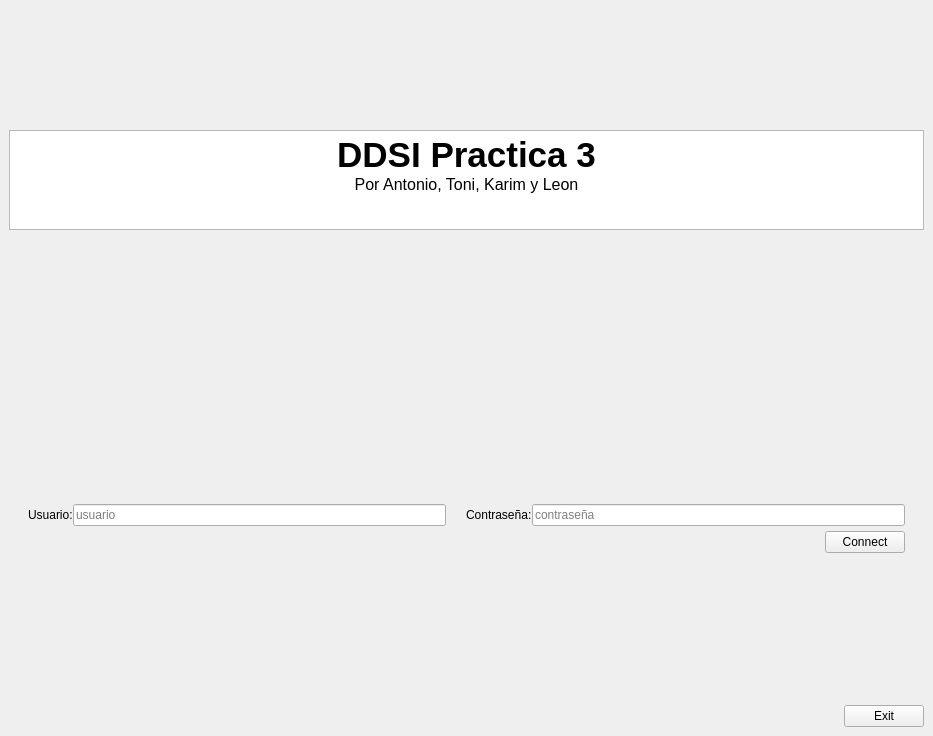
<?xml version="1.0" encoding="UTF-8"?>
<ui version="4.0">
 <class>MainWindow</class>
 <widget class="QMainWindow" name="MainWindow">
  <property name="geometry">
   <rect>
    <x>0</x>
    <y>0</y>
    <width>933</width>
    <height>736</height>
   </rect>
  </property>
  <property name="windowTitle">
   <string>MainWindow</string>
  </property>
  <widget class="QWidget" name="centralwidget">
   <layout class="QVBoxLayout" name="verticalLayout_8">
    <item>
     <layout class="QVBoxLayout" name="verticalLayout">
      <property name="leftMargin">
       <number>0</number>
      </property>
      <item>
       <spacer name="verticalSpacer">
        <property name="orientation">
         <enum>Qt::Vertical</enum>
        </property>
        <property name="sizeType">
         <enum>QSizePolicy::MinimumExpanding</enum>
        </property>
        <property name="sizeHint" stdset="0">
         <size>
          <width>20</width>
          <height>0</height>
         </size>
        </property>
       </spacer>
      </item>
      <item>
       <widget class="QTextBrowser" name="textBrowser">
        <property name="sizePolicy">
         <sizepolicy hsizetype="Expanding" vsizetype="Minimum">
          <horstretch>0</horstretch>
          <verstretch>0</verstretch>
         </sizepolicy>
        </property>
        <property name="minimumSize">
         <size>
          <width>350</width>
          <height>0</height>
         </size>
        </property>
        <property name="maximumSize">
         <size>
          <width>100000</width>
          <height>100</height>
         </size>
        </property>
        <property name="html">
         <string>&lt;!DOCTYPE HTML PUBLIC &quot;-//W3C//DTD HTML 4.0//EN&quot; &quot;http://www.w3.org/TR/REC-html40/strict.dtd&quot;&gt;
&lt;html&gt;&lt;head&gt;&lt;meta name=&quot;qrichtext&quot; content=&quot;1&quot; /&gt;&lt;style type=&quot;text/css&quot;&gt;
p, li { white-space: pre-wrap; }
&lt;/style&gt;&lt;/head&gt;&lt;body style=&quot; font-family:'Cantarell'; font-size:11pt; font-weight:400; font-style:normal;&quot;&gt;
&lt;p align=&quot;center&quot; style=&quot; margin-top:0px; margin-bottom:0px; margin-left:0px; margin-right:0px; -qt-block-indent:0; text-indent:0px;&quot;&gt;&lt;span style=&quot; font-size:26pt; font-weight:600;&quot;&gt;DDSI Practica 3&lt;/span&gt;&lt;/p&gt;
&lt;p align=&quot;center&quot; style=&quot; margin-top:0px; margin-bottom:0px; margin-left:0px; margin-right:0px; -qt-block-indent:0; text-indent:0px;&quot;&gt;&lt;span style=&quot; font-size:12pt;&quot;&gt;Por Antonio, Toni, Karim y Leon&lt;/span&gt;&lt;/p&gt;&lt;/body&gt;&lt;/html&gt;</string>
        </property>
       </widget>
      </item>
      <item>
       <spacer name="verticalSpacer_2">
        <property name="orientation">
         <enum>Qt::Vertical</enum>
        </property>
        <property name="sizeType">
         <enum>QSizePolicy::MinimumExpanding</enum>
        </property>
        <property name="sizeHint" stdset="0">
         <size>
          <width>20</width>
          <height>0</height>
         </size>
        </property>
       </spacer>
      </item>
      <item>
       <widget class="QStackedWidget" name="paginas">
        <property name="currentIndex">
         <number>0</number>
        </property>
        <widget class="QWidget" name="connection_page">
         <layout class="QHBoxLayout" name="horizontalLayout_2">
          <item>
           <layout class="QVBoxLayout" name="verticalLayout_2">
            <property name="spacing">
             <number>0</number>
            </property>
            <property name="leftMargin">
             <number>10</number>
            </property>
            <property name="rightMargin">
             <number>10</number>
            </property>
            <item>
             <spacer name="verticalSpacer_4">
              <property name="orientation">
               <enum>Qt::Vertical</enum>
              </property>
              <property name="sizeHint" stdset="0">
               <size>
                <width>20</width>
                <height>0</height>
               </size>
              </property>
             </spacer>
            </item>
            <item>
             <layout class="QHBoxLayout" name="horizontalLayout_8">
              <item>
               <widget class="QLabel" name="label_5">
                <property name="text">
                 <string>Usuario:</string>
                </property>
               </widget>
              </item>
              <item>
               <widget class="QLineEdit" name="user_input">
                <property name="minimumSize">
                 <size>
                  <width>200</width>
                  <height>0</height>
                 </size>
                </property>
                <property name="placeholderText">
                 <string>usuario</string>
                </property>
               </widget>
              </item>
              <item>
               <spacer name="horizontalSpacer_9">
                <property name="orientation">
                 <enum>Qt::Horizontal</enum>
                </property>
                <property name="sizeType">
                 <enum>QSizePolicy::Minimum</enum>
                </property>
                <property name="sizeHint" stdset="0">
                 <size>
                  <width>20</width>
                  <height>20</height>
                 </size>
                </property>
               </spacer>
              </item>
              <item>
               <widget class="QLabel" name="label_6">
                <property name="text">
                 <string>Contraseña:</string>
                </property>
               </widget>
              </item>
              <item>
               <widget class="QLineEdit" name="password_input">
                <property name="minimumSize">
                 <size>
                  <width>200</width>
                  <height>0</height>
                 </size>
                </property>
                <property name="echoMode">
                 <enum>QLineEdit::Password</enum>
                </property>
                <property name="placeholderText">
                 <string>contraseña</string>
                </property>
               </widget>
              </item>
             </layout>
            </item>
            <item>
             <layout class="QHBoxLayout" name="horizontalLayout_6">
              <property name="topMargin">
               <number>5</number>
              </property>
              <item>
               <spacer name="horizontalSpacer_10">
                <property name="orientation">
                 <enum>Qt::Horizontal</enum>
                </property>
                <property name="sizeHint" stdset="0">
                 <size>
                  <width>274</width>
                  <height>20</height>
                 </size>
                </property>
               </spacer>
              </item>
              <item>
               <widget class="QPushButton" name="connect_btn">
                <property name="text">
                 <string>Connect</string>
                </property>
               </widget>
              </item>
             </layout>
            </item>
            <item>
             <spacer name="verticalSpacer_5">
              <property name="orientation">
               <enum>Qt::Vertical</enum>
              </property>
              <property name="sizeHint" stdset="0">
               <size>
                <width>20</width>
                <height>0</height>
               </size>
              </property>
             </spacer>
            </item>
           </layout>
          </item>
         </layout>
        </widget>
        <widget class="QWidget" name="tablas_page">
         <layout class="QVBoxLayout" name="verticalLayout_9">
          <item>
           <widget class="QTabWidget" name="tablas_tabs">
            <property name="cursor">
             <cursorShape>ArrowCursor</cursorShape>
            </property>
            <property name="currentIndex">
             <number>3</number>
            </property>
            <widget class="QWidget" name="tab_usuario">
             <property name="sizePolicy">
              <sizepolicy hsizetype="Preferred" vsizetype="Preferred">
               <horstretch>0</horstretch>
               <verstretch>0</verstretch>
              </sizepolicy>
             </property>
             <attribute name="title">
              <string>Usuarios</string>
             </attribute>
             <layout class="QVBoxLayout" name="verticalLayout_3">
              <item>
               <widget class="QTableWidget" name="table_usuario">
                <property name="sortingEnabled">
                 <bool>false</bool>
                </property>
                <attribute name="horizontalHeaderCascadingSectionResizes">
                 <bool>false</bool>
                </attribute>
                <attribute name="horizontalHeaderMinimumSectionSize">
                 <number>120</number>
                </attribute>
                <column>
                 <property name="text">
                  <string>DNI</string>
                 </property>
                </column>
                <column>
                 <property name="text">
                  <string>Nombre</string>
                 </property>
                </column>
                <column>
                 <property name="text">
                  <string>Dirección</string>
                 </property>
                </column>
                <column>
                 <property name="text">
                  <string>Teléfono</string>
                 </property>
                </column>
                <column>
                 <property name="text">
                  <string>Correo</string>
                 </property>
                </column>
                <column>
                 <property name="text">
                  <string>Correo UGR</string>
                 </property>
                </column>
                <column>
                 <property name="text">
                  <string>Despacho</string>
                 </property>
                </column>
               </widget>
              </item>
              <item>
               <layout class="QHBoxLayout" name="horizontalLayout_3">
                <item>
                 <widget class="QLineEdit" name="usu_DNI_in">
                  <property name="text">
                   <string/>
                  </property>
                  <property name="alignment">
                   <set>Qt::AlignRight|Qt::AlignTrailing|Qt::AlignVCenter</set>
                  </property>
                  <property name="placeholderText">
                   <string>DNI</string>
                  </property>
                 </widget>
                </item>
                <item>
                 <spacer name="horizontalSpacer">
                  <property name="orientation">
                   <enum>Qt::Horizontal</enum>
                  </property>
                  <property name="sizeType">
                   <enum>QSizePolicy::Maximum</enum>
                  </property>
                  <property name="sizeHint" stdset="0">
                   <size>
                    <width>5</width>
                    <height>20</height>
                   </size>
                  </property>
                 </spacer>
                </item>
                <item>
                 <widget class="QLineEdit" name="usu_nom_in">
                  <property name="text">
                   <string/>
                  </property>
                  <property name="alignment">
                   <set>Qt::AlignRight|Qt::AlignTrailing|Qt::AlignVCenter</set>
                  </property>
                  <property name="placeholderText">
                   <string>Nombre</string>
                  </property>
                 </widget>
                </item>
                <item>
                 <spacer name="horizontalSpacer_2">
                  <property name="orientation">
                   <enum>Qt::Horizontal</enum>
                  </property>
                  <property name="sizeType">
                   <enum>QSizePolicy::Minimum</enum>
                  </property>
                  <property name="sizeHint" stdset="0">
                   <size>
                    <width>5</width>
                    <height>20</height>
                   </size>
                  </property>
                 </spacer>
                </item>
                <item>
                 <widget class="QLineEdit" name="usu_dir_in">
                  <property name="text">
                   <string/>
                  </property>
                  <property name="alignment">
                   <set>Qt::AlignRight|Qt::AlignTrailing|Qt::AlignVCenter</set>
                  </property>
                  <property name="placeholderText">
                   <string>Dirección</string>
                  </property>
                 </widget>
                </item>
                <item>
                 <spacer name="horizontalSpacer_3">
                  <property name="orientation">
                   <enum>Qt::Horizontal</enum>
                  </property>
                  <property name="sizeType">
                   <enum>QSizePolicy::Minimum</enum>
                  </property>
                  <property name="sizeHint" stdset="0">
                   <size>
                    <width>5</width>
                    <height>20</height>
                   </size>
                  </property>
                 </spacer>
                </item>
                <item>
                 <widget class="QLineEdit" name="usu_tel_in">
                  <property name="text">
                   <string/>
                  </property>
                  <property name="alignment">
                   <set>Qt::AlignRight|Qt::AlignTrailing|Qt::AlignVCenter</set>
                  </property>
                  <property name="placeholderText">
                   <string>Teléfono</string>
                  </property>
                 </widget>
                </item>
                <item>
                 <spacer name="horizontalSpacer_7">
                  <property name="orientation">
                   <enum>Qt::Horizontal</enum>
                  </property>
                  <property name="sizeType">
                   <enum>QSizePolicy::Minimum</enum>
                  </property>
                  <property name="sizeHint" stdset="0">
                   <size>
                    <width>5</width>
                    <height>20</height>
                   </size>
                  </property>
                 </spacer>
                </item>
                <item>
                 <widget class="QLineEdit" name="usu_corr_in">
                  <property name="text">
                   <string/>
                  </property>
                  <property name="alignment">
                   <set>Qt::AlignRight|Qt::AlignTrailing|Qt::AlignVCenter</set>
                  </property>
                  <property name="placeholderText">
                   <string>Correo</string>
                  </property>
                 </widget>
                </item>
                <item>
                 <spacer name="horizontalSpacer_8">
                  <property name="orientation">
                   <enum>Qt::Horizontal</enum>
                  </property>
                  <property name="sizeType">
                   <enum>QSizePolicy::Minimum</enum>
                  </property>
                  <property name="sizeHint" stdset="0">
                   <size>
                    <width>5</width>
                    <height>20</height>
                   </size>
                  </property>
                 </spacer>
                </item>
                <item>
                 <widget class="QLineEdit" name="usu_corr_ugr_in">
                  <property name="text">
                   <string/>
                  </property>
                  <property name="alignment">
                   <set>Qt::AlignRight|Qt::AlignTrailing|Qt::AlignVCenter</set>
                  </property>
                  <property name="placeholderText">
                   <string>Correo UGR</string>
                  </property>
                 </widget>
                </item>
                <item>
                 <spacer name="horizontalSpacer_6">
                  <property name="orientation">
                   <enum>Qt::Horizontal</enum>
                  </property>
                  <property name="sizeType">
                   <enum>QSizePolicy::Minimum</enum>
                  </property>
                  <property name="sizeHint" stdset="0">
                   <size>
                    <width>5</width>
                    <height>20</height>
                   </size>
                  </property>
                 </spacer>
                </item>
                <item>
                 <widget class="QLineEdit" name="usu_desp_in">
                  <property name="text">
                   <string/>
                  </property>
                  <property name="alignment">
                   <set>Qt::AlignRight|Qt::AlignTrailing|Qt::AlignVCenter</set>
                  </property>
                  <property name="placeholderText">
                   <string>Despacho</string>
                  </property>
                 </widget>
                </item>
                <item>
                 <widget class="QPushButton" name="usu_add_btn">
                  <property name="sizePolicy">
                   <sizepolicy hsizetype="Minimum" vsizetype="Minimum">
                    <horstretch>0</horstretch>
                    <verstretch>0</verstretch>
                   </sizepolicy>
                  </property>
                  <property name="maximumSize">
                   <size>
                    <width>32</width>
                    <height>16777215</height>
                   </size>
                  </property>
                  <property name="toolTip">
                   <string>Anñadir fila</string>
                  </property>
                  <property name="text">
                   <string>+</string>
                  </property>
                  <property name="iconSize">
                   <size>
                    <width>5</width>
                    <height>20</height>
                   </size>
                  </property>
                 </widget>
                </item>
               </layout>
              </item>
              <item>
               <layout class="QHBoxLayout" name="horizontalLayout_4">
                <item>
                 <spacer name="horizontalSpacer_4">
                  <property name="orientation">
                   <enum>Qt::Horizontal</enum>
                  </property>
                  <property name="sizeHint" stdset="0">
                   <size>
                    <width>40</width>
                    <height>20</height>
                   </size>
                  </property>
                 </spacer>
                </item>
                <item>
                 <widget class="QLineEdit" name="usu_fil_in">
                  <property name="maximumSize">
                   <size>
                    <width>150</width>
                    <height>16777215</height>
                   </size>
                  </property>
                  <property name="alignment">
                   <set>Qt::AlignRight|Qt::AlignTrailing|Qt::AlignVCenter</set>
                  </property>
                  <property name="placeholderText">
                   <string># fila</string>
                  </property>
                 </widget>
                </item>
                <item>
                 <widget class="QPushButton" name="usu_elim_btn">
                  <property name="maximumSize">
                   <size>
                    <width>32</width>
                    <height>16777215</height>
                   </size>
                  </property>
                  <property name="toolTip">
                   <string>Eliminar fila</string>
                  </property>
                  <property name="text">
                   <string>-</string>
                  </property>
                 </widget>
                </item>
                <item>
                 <spacer name="horizontalSpacer_5">
                  <property name="orientation">
                   <enum>Qt::Horizontal</enum>
                  </property>
                  <property name="sizeHint" stdset="0">
                   <size>
                    <width>40</width>
                    <height>20</height>
                   </size>
                  </property>
                 </spacer>
                </item>
               </layout>
              </item>
             </layout>
            </widget>
            <widget class="QWidget" name="tab_baja">
             <attribute name="title">
              <string>Motivos baja</string>
             </attribute>
             <layout class="QVBoxLayout" name="verticalLayout_7">
              <item>
               <widget class="QTableWidget" name="table_baja">
                <column>
                 <property name="text">
                  <string>Motivo</string>
                 </property>
                </column>
               </widget>
              </item>
              <item>
               <layout class="QHBoxLayout" name="horizontalLayout_13">
                <item>
                 <widget class="QLineEdit" name="baja_mot_in">
                  <property name="text">
                   <string/>
                  </property>
                  <property name="alignment">
                   <set>Qt::AlignRight|Qt::AlignTrailing|Qt::AlignVCenter</set>
                  </property>
                  <property name="placeholderText">
                   <string>Nuevo motivo</string>
                  </property>
                 </widget>
                </item>
                <item>
                 <widget class="QPushButton" name="baja_add_btn">
                  <property name="sizePolicy">
                   <sizepolicy hsizetype="Minimum" vsizetype="Minimum">
                    <horstretch>0</horstretch>
                    <verstretch>0</verstretch>
                   </sizepolicy>
                  </property>
                  <property name="maximumSize">
                   <size>
                    <width>32</width>
                    <height>16777215</height>
                   </size>
                  </property>
                  <property name="toolTip">
                   <string>Anñadir fila</string>
                  </property>
                  <property name="text">
                   <string>+</string>
                  </property>
                  <property name="iconSize">
                   <size>
                    <width>5</width>
                    <height>20</height>
                   </size>
                  </property>
                 </widget>
                </item>
               </layout>
              </item>
              <item>
               <layout class="QHBoxLayout" name="horizontalLayout_12">
                <item>
                 <spacer name="horizontalSpacer_33">
                  <property name="orientation">
                   <enum>Qt::Horizontal</enum>
                  </property>
                  <property name="sizeHint" stdset="0">
                   <size>
                    <width>40</width>
                    <height>20</height>
                   </size>
                  </property>
                 </spacer>
                </item>
                <item>
                 <widget class="QLineEdit" name="baja_fil_in">
                  <property name="maximumSize">
                   <size>
                    <width>150</width>
                    <height>16777215</height>
                   </size>
                  </property>
                  <property name="alignment">
                   <set>Qt::AlignRight|Qt::AlignTrailing|Qt::AlignVCenter</set>
                  </property>
                  <property name="placeholderText">
                   <string># fila</string>
                  </property>
                 </widget>
                </item>
                <item>
                 <widget class="QPushButton" name="baja_elim_btn">
                  <property name="maximumSize">
                   <size>
                    <width>32</width>
                    <height>16777215</height>
                   </size>
                  </property>
                  <property name="toolTip">
                   <string>Eliminar fila</string>
                  </property>
                  <property name="text">
                   <string>-</string>
                  </property>
                 </widget>
                </item>
                <item>
                 <spacer name="horizontalSpacer_20">
                  <property name="orientation">
                   <enum>Qt::Horizontal</enum>
                  </property>
                  <property name="sizeHint" stdset="0">
                   <size>
                    <width>40</width>
                    <height>20</height>
                   </size>
                  </property>
                 </spacer>
                </item>
               </layout>
              </item>
             </layout>
            </widget>
            <widget class="QWidget" name="tab_solicita_baja">
             <attribute name="title">
              <string>Solicitudes de baja</string>
             </attribute>
             <layout class="QVBoxLayout" name="verticalLayout_6">
              <item>
               <widget class="QTableWidget" name="table_solicitud_baja">
                <attribute name="horizontalHeaderDefaultSectionSize">
                 <number>170</number>
                </attribute>
                <column>
                 <property name="text">
                  <string>DNI</string>
                 </property>
                </column>
                <column>
                 <property name="text">
                  <string>Fecha de inicio</string>
                 </property>
                </column>
                <column>
                 <property name="text">
                  <string>Fecha de finalización</string>
                 </property>
                </column>
                <column>
                 <property name="text">
                  <string>Motivo de la baja</string>
                 </property>
                </column>
               </widget>
              </item>
              <item>
               <layout class="QHBoxLayout" name="horizontalLayout_14">
                <item>
                 <widget class="QLineEdit" name="sol_DNI_in">
                  <property name="text">
                   <string/>
                  </property>
                  <property name="alignment">
                   <set>Qt::AlignRight|Qt::AlignTrailing|Qt::AlignVCenter</set>
                  </property>
                  <property name="placeholderText">
                   <string>DNI</string>
                  </property>
                 </widget>
                </item>
                <item>
                 <spacer name="horizontalSpacer_27">
                  <property name="orientation">
                   <enum>Qt::Horizontal</enum>
                  </property>
                  <property name="sizeType">
                   <enum>QSizePolicy::Maximum</enum>
                  </property>
                  <property name="sizeHint" stdset="0">
                   <size>
                    <width>5</width>
                    <height>20</height>
                   </size>
                  </property>
                 </spacer>
                </item>
                <item>
                 <widget class="QLineEdit" name="sol_ini_in">
                  <property name="text">
                   <string/>
                  </property>
                  <property name="alignment">
                   <set>Qt::AlignRight|Qt::AlignTrailing|Qt::AlignVCenter</set>
                  </property>
                  <property name="placeholderText">
                   <string>ini: dd/mm/aaaa</string>
                  </property>
                 </widget>
                </item>
                <item>
                 <spacer name="horizontalSpacer_28">
                  <property name="orientation">
                   <enum>Qt::Horizontal</enum>
                  </property>
                  <property name="sizeType">
                   <enum>QSizePolicy::Minimum</enum>
                  </property>
                  <property name="sizeHint" stdset="0">
                   <size>
                    <width>5</width>
                    <height>20</height>
                   </size>
                  </property>
                 </spacer>
                </item>
                <item>
                 <widget class="QLineEdit" name="sol_fin_in">
                  <property name="text">
                   <string/>
                  </property>
                  <property name="alignment">
                   <set>Qt::AlignRight|Qt::AlignTrailing|Qt::AlignVCenter</set>
                  </property>
                  <property name="placeholderText">
                   <string>fin: dd/mm/aaaa</string>
                  </property>
                 </widget>
                </item>
                <item>
                 <spacer name="horizontalSpacer_29">
                  <property name="orientation">
                   <enum>Qt::Horizontal</enum>
                  </property>
                  <property name="sizeType">
                   <enum>QSizePolicy::Minimum</enum>
                  </property>
                  <property name="sizeHint" stdset="0">
                   <size>
                    <width>5</width>
                    <height>20</height>
                   </size>
                  </property>
                 </spacer>
                </item>
                <item>
                 <widget class="QLineEdit" name="sol_motivo_in">
                  <property name="text">
                   <string/>
                  </property>
                  <property name="alignment">
                   <set>Qt::AlignRight|Qt::AlignTrailing|Qt::AlignVCenter</set>
                  </property>
                  <property name="placeholderText">
                   <string>Motivo</string>
                  </property>
                 </widget>
                </item>
                <item>
                 <widget class="QPushButton" name="sol_add_btn">
                  <property name="sizePolicy">
                   <sizepolicy hsizetype="Minimum" vsizetype="Minimum">
                    <horstretch>0</horstretch>
                    <verstretch>0</verstretch>
                   </sizepolicy>
                  </property>
                  <property name="maximumSize">
                   <size>
                    <width>32</width>
                    <height>16777215</height>
                   </size>
                  </property>
                  <property name="toolTip">
                   <string>Anñadir fila</string>
                  </property>
                  <property name="text">
                   <string>+</string>
                  </property>
                  <property name="iconSize">
                   <size>
                    <width>5</width>
                    <height>20</height>
                   </size>
                  </property>
                 </widget>
                </item>
               </layout>
              </item>
              <item>
               <layout class="QHBoxLayout" name="horizontalLayout_15">
                <item>
                 <spacer name="horizontalSpacer_34">
                  <property name="orientation">
                   <enum>Qt::Horizontal</enum>
                  </property>
                  <property name="sizeHint" stdset="0">
                   <size>
                    <width>40</width>
                    <height>20</height>
                   </size>
                  </property>
                 </spacer>
                </item>
                <item>
                 <widget class="QLineEdit" name="sol_fila_in">
                  <property name="maximumSize">
                   <size>
                    <width>150</width>
                    <height>16777215</height>
                   </size>
                  </property>
                  <property name="alignment">
                   <set>Qt::AlignRight|Qt::AlignTrailing|Qt::AlignVCenter</set>
                  </property>
                  <property name="placeholderText">
                   <string># fila</string>
                  </property>
                 </widget>
                </item>
                <item>
                 <widget class="QPushButton" name="sol_elim_btn">
                  <property name="maximumSize">
                   <size>
                    <width>32</width>
                    <height>16777215</height>
                   </size>
                  </property>
                  <property name="toolTip">
                   <string>Eliminar fila</string>
                  </property>
                  <property name="text">
                   <string>-</string>
                  </property>
                 </widget>
                </item>
                <item>
                 <spacer name="horizontalSpacer_35">
                  <property name="orientation">
                   <enum>Qt::Horizontal</enum>
                  </property>
                  <property name="sizeHint" stdset="0">
                   <size>
                    <width>40</width>
                    <height>20</height>
                   </size>
                  </property>
                 </spacer>
                </item>
               </layout>
              </item>
             </layout>
            </widget>
            <widget class="QWidget" name="tab_historial">
             <attribute name="title">
              <string>Historial de solicitudes</string>
             </attribute>
             <layout class="QVBoxLayout" name="verticalLayout_4">
              <item>
               <widget class="QTableWidget" name="table_historial">
                <attribute name="horizontalHeaderDefaultSectionSize">
                 <number>170</number>
                </attribute>
                <column>
                 <property name="text">
                  <string>DNI</string>
                 </property>
                </column>
                <column>
                 <property name="text">
                  <string>Fecha de inicio</string>
                 </property>
                </column>
                <column>
                 <property name="text">
                  <string>Fecha de finalización</string>
                 </property>
                </column>
                <column>
                 <property name="text">
                  <string>Motivo de la baja</string>
                 </property>
                </column>
               </widget>
              </item>
              <item>
               <layout class="QHBoxLayout" name="horizontalLayout_17">
                <item>
                 <widget class="QLineEdit" name="hist_DNI_in">
                  <property name="text">
                   <string/>
                  </property>
                  <property name="alignment">
                   <set>Qt::AlignRight|Qt::AlignTrailing|Qt::AlignVCenter</set>
                  </property>
                  <property name="placeholderText">
                   <string>DNI</string>
                  </property>
                 </widget>
                </item>
                <item>
                 <spacer name="horizontalSpacer_30">
                  <property name="orientation">
                   <enum>Qt::Horizontal</enum>
                  </property>
                  <property name="sizeType">
                   <enum>QSizePolicy::Maximum</enum>
                  </property>
                  <property name="sizeHint" stdset="0">
                   <size>
                    <width>5</width>
                    <height>20</height>
                   </size>
                  </property>
                 </spacer>
                </item>
                <item>
                 <widget class="QLineEdit" name="hist_ini_in">
                  <property name="text">
                   <string/>
                  </property>
                  <property name="alignment">
                   <set>Qt::AlignRight|Qt::AlignTrailing|Qt::AlignVCenter</set>
                  </property>
                  <property name="placeholderText">
                   <string>ini: dd/mm/aaaa</string>
                  </property>
                 </widget>
                </item>
                <item>
                 <spacer name="horizontalSpacer_31">
                  <property name="orientation">
                   <enum>Qt::Horizontal</enum>
                  </property>
                  <property name="sizeType">
                   <enum>QSizePolicy::Minimum</enum>
                  </property>
                  <property name="sizeHint" stdset="0">
                   <size>
                    <width>5</width>
                    <height>20</height>
                   </size>
                  </property>
                 </spacer>
                </item>
                <item>
                 <widget class="QLineEdit" name="hist_fin_in">
                  <property name="text">
                   <string/>
                  </property>
                  <property name="alignment">
                   <set>Qt::AlignRight|Qt::AlignTrailing|Qt::AlignVCenter</set>
                  </property>
                  <property name="placeholderText">
                   <string>fin: dd/mm/aaaa</string>
                  </property>
                 </widget>
                </item>
                <item>
                 <spacer name="horizontalSpacer_32">
                  <property name="orientation">
                   <enum>Qt::Horizontal</enum>
                  </property>
                  <property name="sizeType">
                   <enum>QSizePolicy::Minimum</enum>
                  </property>
                  <property name="sizeHint" stdset="0">
                   <size>
                    <width>5</width>
                    <height>20</height>
                   </size>
                  </property>
                 </spacer>
                </item>
                <item>
                 <widget class="QLineEdit" name="hist_motivo_in">
                  <property name="text">
                   <string/>
                  </property>
                  <property name="alignment">
                   <set>Qt::AlignRight|Qt::AlignTrailing|Qt::AlignVCenter</set>
                  </property>
                  <property name="placeholderText">
                   <string>Motivo</string>
                  </property>
                 </widget>
                </item>
                <item>
                 <widget class="QPushButton" name="hist_add_btn">
                  <property name="sizePolicy">
                   <sizepolicy hsizetype="Minimum" vsizetype="Minimum">
                    <horstretch>0</horstretch>
                    <verstretch>0</verstretch>
                   </sizepolicy>
                  </property>
                  <property name="maximumSize">
                   <size>
                    <width>32</width>
                    <height>16777215</height>
                   </size>
                  </property>
                  <property name="toolTip">
                   <string>Anñadir fila</string>
                  </property>
                  <property name="text">
                   <string>+</string>
                  </property>
                  <property name="iconSize">
                   <size>
                    <width>5</width>
                    <height>20</height>
                   </size>
                  </property>
                 </widget>
                </item>
               </layout>
              </item>
              <item>
               <layout class="QHBoxLayout" name="horizontalLayout_16">
                <item>
                 <spacer name="horizontalSpacer_36">
                  <property name="orientation">
                   <enum>Qt::Horizontal</enum>
                  </property>
                  <property name="sizeHint" stdset="0">
                   <size>
                    <width>40</width>
                    <height>20</height>
                   </size>
                  </property>
                 </spacer>
                </item>
                <item>
                 <widget class="QLineEdit" name="hit_fila_in">
                  <property name="maximumSize">
                   <size>
                    <width>150</width>
                    <height>16777215</height>
                   </size>
                  </property>
                  <property name="alignment">
                   <set>Qt::AlignRight|Qt::AlignTrailing|Qt::AlignVCenter</set>
                  </property>
                  <property name="placeholderText">
                   <string># fila</string>
                  </property>
                 </widget>
                </item>
                <item>
                 <widget class="QPushButton" name="hist_elim_btn">
                  <property name="maximumSize">
                   <size>
                    <width>32</width>
                    <height>16777215</height>
                   </size>
                  </property>
                  <property name="toolTip">
                   <string>Eliminar fila</string>
                  </property>
                  <property name="text">
                   <string>-</string>
                  </property>
                 </widget>
                </item>
                <item>
                 <spacer name="horizontalSpacer_37">
                  <property name="orientation">
                   <enum>Qt::Horizontal</enum>
                  </property>
                  <property name="sizeHint" stdset="0">
                   <size>
                    <width>40</width>
                    <height>20</height>
                   </size>
                  </property>
                 </spacer>
                </item>
               </layout>
              </item>
             </layout>
            </widget>
           </widget>
          </item>
          <item>
           <layout class="QHBoxLayout" name="horizontalLayout">
            <item>
             <spacer name="horizontalSpacer_38">
              <property name="orientation">
               <enum>Qt::Horizontal</enum>
              </property>
              <property name="sizeHint" stdset="0">
               <size>
                <width>40</width>
                <height>20</height>
               </size>
              </property>
             </spacer>
            </item>
            <item>
             <widget class="QPushButton" name="dissconect_btn">
              <property name="text">
               <string>Desconectar</string>
              </property>
             </widget>
            </item>
           </layout>
          </item>
         </layout>
        </widget>
       </widget>
      </item>
     </layout>
    </item>
    <item>
     <layout class="QHBoxLayout" name="horizontalLayout_10">
      <item>
       <spacer name="horizontalSpacer_39">
        <property name="orientation">
         <enum>Qt::Horizontal</enum>
        </property>
        <property name="sizeHint" stdset="0">
         <size>
          <width>274</width>
          <height>20</height>
         </size>
        </property>
       </spacer>
      </item>
      <item>
       <widget class="QPushButton" name="exit_btn">
        <property name="text">
         <string>Exit</string>
        </property>
       </widget>
      </item>
     </layout>
    </item>
   </layout>
  </widget>
 </widget>
 <resources/>
 <connections/>
</ui>
